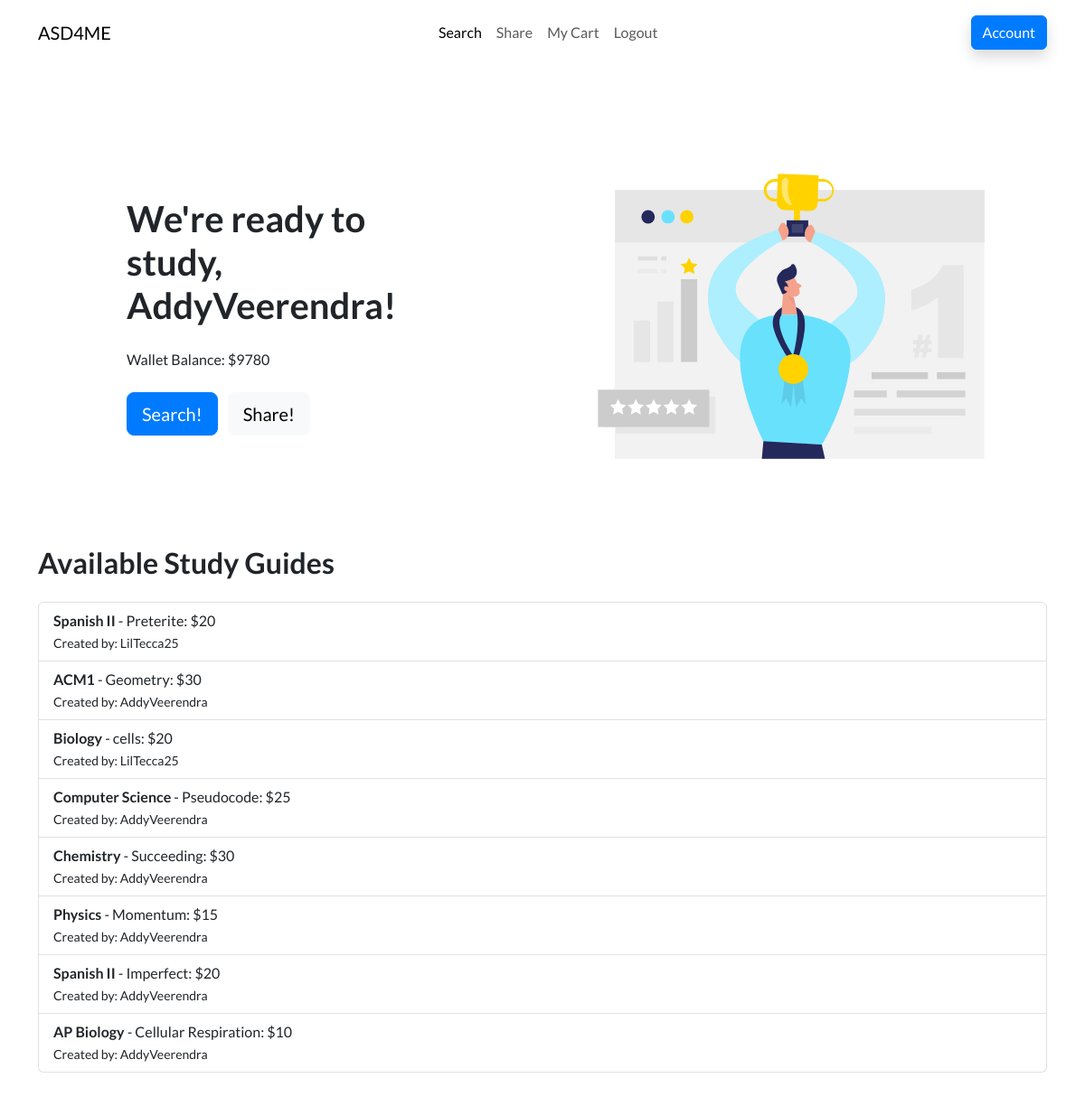
/market/ (signed in), run on the app's committed database.
### models.py (models this page shows)
class User(db.Model, UserMixin):
    id = db.Column(db.Integer, primary_key=True)
    username = db.Column(db.String(20), nullable=False, unique=True)
    password = db.Column(db.String(80), nullable=False)
    wallet = db.Column(db.Integer, nullable=False, default=0)
    is_admin = db.Column(db.Boolean, default=False, nullable=False)
    cart = db.relationship('Cart', uselist=False, backref='user')

class StudyGuide(db.Model):
    id = db.Column(db.Integer, primary_key=True)
    Class = db.Column(db.String(20), nullable=False)
    UnitTopic = db.Column(db.String(20), nullable=False)
    Price = db.Column(db.Integer, nullable=False)
    Creator = db.Column(db.String(20), nullable=False)
    Link = db.Column(db.String(100), nullable=False)

### Market.py (the view)
@market_bp.route('/')
@login_required
def market_home():
    user = current_user
    items = StudyGuide.query.all()
    return render_template('market.html', user=user, items=items)

### ASD4ME.py (called while the page is built)
@login_manager.user_loader
def load_user(user_id):
    return User.query.get(int(user_id))

### templates/market.html (shortened to what this page needs)
<!DOCTYPE html>
<html data-bs-theme="light" lang="en">
<head>
    <link rel="stylesheet" href="/static/assets/bootstrap/css/bootstrap.min.css">
    <link rel="stylesheet" href="/static/assets/css/styles.min.css">
</head>
<body>
    <nav class="navbar navbar-expand-md fixed-top navbar-shrink py-3 navbar-light" id="mainNav">
        <div class="container">
            <a class="navbar-brand d-flex align-items-center" href="/market"><span>ASD4ME</span></a>
            <div class="collapse navbar-collapse" id="navcol-1">
                <ul class="navbar-nav mx-auto">
                    <li class="nav-item"><a class="nav-link active" href="/market/search">Search</a></li>
                    <li class="nav-item"><a class="nav-link" href="/market/share">Share</a></li>
                    <li class="nav-item"><a class="nav-link" href="/market/account">My Cart</a></li>
                    <li class="nav-item"><a class="nav-link" href="/market/logout">Logout</a></li>
                </ul>
                <a class="btn btn-primary shadow" role="button" href="/market/account">Account</a>
            </div>
        </div>
    </nav>
    <section class="py-5 mt-5">
        <div class="container py-4 py-xl-5">
            <div class="row gy-4 gy-md-0">
                <div class="col-md-6 text-center text-md-start d-flex d-sm-flex d-md-flex justify-content-center align-items-center justify-content-md-start align-items-md-center justify-content-xl-center">
                    <div style="max-width: 350px;">
                        <h1 class="display-6 fw-bold mb-4">We're ready to study, <span class="underline">{{ user.username }}</span>!</h1>
                        <p class="my-4">Wallet Balance: ${{ user.wallet }}</p>
                        <a class="btn btn-primary btn-lg me-2" role="button" href="/market/search">Search!</a>
                        <a class="btn btn-light btn-lg" role="button" href="/market/share">Share!</a>
                    </div>
                </div>
                <div class="col-md-6">
                    <div>
                        <img class="rounded img-fluid w-100 fit-cover" style="min-height: 300px;" src="/static/assets/img/illustrations/ranking.svg" alt="Man holding trophy">
                    </div>
                </div>
            </div>
            <div class="row mt-5">
                <div class="col-12">
                    <h2 class="fw-bold mb-4">Available Study Guides</h2>
                    <ul class="list-group">
                        {% for item in items %}
                            <li class="list-group-item">
                                <strong>{{ item.Class }}</strong> - {{ item.UnitTopic }}: ${{ item.Price }}<br>
                                <small>Created by: {{ item.Creator }}</small>
                            </li>
                        {% endfor %}
                    </ul>
                </div>
            </div>
        </div>
    </section>
</body>
</html>

### data on the page
User: username "AddyVeerendra", wallet "9780"
StudyGuide: Class "Spanish II", UnitTopic "Preterite", Price "20", Creator "LilTecca25"
StudyGuide: Class "ACM1", UnitTopic "Geometry", Price "30", Creator "AddyVeerendra"
StudyGuide: Class "Biology", UnitTopic "cells", Price "20", Creator "LilTecca25"
StudyGuide: Class "Computer Science", UnitTopic "Pseudocode", Price "25", Creator "AddyVeerendra"
StudyGuide: Class "Chemistry", UnitTopic "Succeeding", Price "30", Creator "AddyVeerendra"
StudyGuide: Class "Physics", UnitTopic "Momentum", Price "15", Creator "AddyVeerendra"
StudyGuide: Class "Spanish II", UnitTopic "Imperfect", Price "20", Creator "AddyVeerendra"
StudyGuide: Class "AP Biology", UnitTopic "Cellular Respiration", Price "10", Creator "AddyVeerendra"
